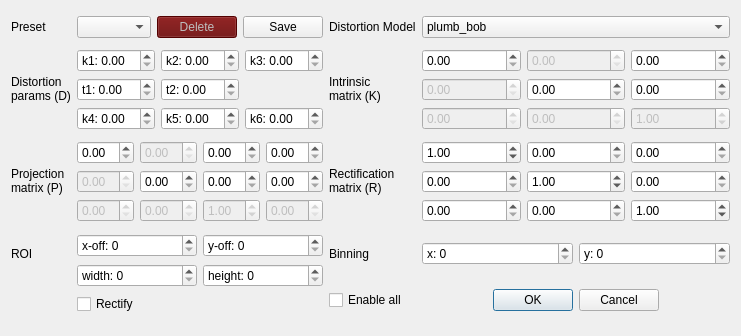
<?xml version="1.0" encoding="UTF-8"?>
<ui version="4.0">
 <class>CameraInfoSettingsDialogUi</class>
 <widget class="QDialog" name="CameraInfoSettingsDialogUi">
  <property name="geometry">
   <rect>
    <x>0</x>
    <y>0</y>
    <width>741</width>
    <height>336</height>
   </rect>
  </property>
  <property name="sizePolicy">
   <sizepolicy hsizetype="Fixed" vsizetype="Fixed">
    <horstretch>0</horstretch>
    <verstretch>0</verstretch>
   </sizepolicy>
  </property>
  <property name="windowTitle">
   <string>Dialog</string>
  </property>
  <layout class="QGridLayout" name="gridLayout">
   <item row="2" column="1">
    <layout class="QGridLayout" name="projectionMatrixLayout">
     <item row="4" column="0">
      <widget class="QDoubleSpinBox" name="P9">
       <property name="enabled">
        <bool>false</bool>
       </property>
      </widget>
     </item>
     <item row="4" column="1">
      <widget class="QDoubleSpinBox" name="P10">
       <property name="enabled">
        <bool>false</bool>
       </property>
      </widget>
     </item>
     <item row="3" column="1">
      <widget class="QDoubleSpinBox" name="P6">
       <property name="toolTip">
        <string>fy'</string>
       </property>
      </widget>
     </item>
     <item row="0" column="0">
      <widget class="QDoubleSpinBox" name="P1">
       <property name="toolTip">
        <string>fx'</string>
       </property>
      </widget>
     </item>
     <item row="0" column="1">
      <widget class="QDoubleSpinBox" name="P2">
       <property name="enabled">
        <bool>false</bool>
       </property>
       <property name="maximum">
        <double>99.989999999999995</double>
       </property>
      </widget>
     </item>
     <item row="4" column="2">
      <widget class="QDoubleSpinBox" name="P11">
       <property name="enabled">
        <bool>false</bool>
       </property>
       <property name="value">
        <double>1.000000000000000</double>
       </property>
      </widget>
     </item>
     <item row="0" column="2">
      <widget class="QDoubleSpinBox" name="P3">
       <property name="toolTip">
        <string>cx'</string>
       </property>
      </widget>
     </item>
     <item row="3" column="0">
      <widget class="QDoubleSpinBox" name="P5">
       <property name="enabled">
        <bool>false</bool>
       </property>
      </widget>
     </item>
     <item row="3" column="2">
      <widget class="QDoubleSpinBox" name="P7">
       <property name="toolTip">
        <string>cy'</string>
       </property>
      </widget>
     </item>
     <item row="0" column="3">
      <widget class="QDoubleSpinBox" name="P4">
       <property name="toolTip">
        <string>Tx</string>
       </property>
      </widget>
     </item>
     <item row="3" column="3">
      <widget class="QDoubleSpinBox" name="P8">
       <property name="toolTip">
        <string>Ty</string>
       </property>
      </widget>
     </item>
     <item row="4" column="3">
      <widget class="QDoubleSpinBox" name="P12">
       <property name="enabled">
        <bool>false</bool>
       </property>
      </widget>
     </item>
    </layout>
   </item>
   <item row="3" column="3">
    <layout class="QHBoxLayout" name="binningLayout">
     <item>
      <widget class="QSpinBox" name="binning_x">
       <property name="prefix">
        <string>x: </string>
       </property>
      </widget>
     </item>
     <item>
      <widget class="QSpinBox" name="binning_y">
       <property name="prefix">
        <string>y: </string>
       </property>
      </widget>
     </item>
    </layout>
   </item>
   <item row="1" column="2">
    <widget class="QLabel" name="intrinsicMatrixLabel">
     <property name="text">
      <string>&lt;html&gt;&lt;head/&gt;&lt;body&gt;&lt;p&gt;Intrinsic&lt;br/&gt;matrix (K)&lt;/p&gt;&lt;/body&gt;&lt;/html&gt;</string>
     </property>
    </widget>
   </item>
   <item row="3" column="0">
    <widget class="QLabel" name="roiLabel">
     <property name="text">
      <string>ROI</string>
     </property>
    </widget>
   </item>
   <item row="1" column="3">
    <layout class="QGridLayout" name="intrinsicMatrixLayout">
     <item row="4" column="0">
      <widget class="QDoubleSpinBox" name="K7">
       <property name="enabled">
        <bool>false</bool>
       </property>
       <property name="statusTip">
        <string/>
       </property>
      </widget>
     </item>
     <item row="0" column="2">
      <widget class="QDoubleSpinBox" name="K3">
       <property name="toolTip">
        <string>cx</string>
       </property>
       <property name="statusTip">
        <string/>
       </property>
      </widget>
     </item>
     <item row="3" column="2">
      <widget class="QDoubleSpinBox" name="K6">
       <property name="toolTip">
        <string>cy</string>
       </property>
       <property name="statusTip">
        <string/>
       </property>
      </widget>
     </item>
     <item row="4" column="1">
      <widget class="QDoubleSpinBox" name="K8">
       <property name="enabled">
        <bool>false</bool>
       </property>
       <property name="statusTip">
        <string/>
       </property>
      </widget>
     </item>
     <item row="0" column="0">
      <widget class="QDoubleSpinBox" name="K1">
       <property name="toolTip">
        <string>fx</string>
       </property>
       <property name="statusTip">
        <string/>
       </property>
      </widget>
     </item>
     <item row="0" column="1">
      <widget class="QDoubleSpinBox" name="K2">
       <property name="enabled">
        <bool>false</bool>
       </property>
       <property name="statusTip">
        <string/>
       </property>
      </widget>
     </item>
     <item row="3" column="0">
      <widget class="QDoubleSpinBox" name="K4">
       <property name="enabled">
        <bool>false</bool>
       </property>
       <property name="statusTip">
        <string/>
       </property>
      </widget>
     </item>
     <item row="3" column="1">
      <widget class="QDoubleSpinBox" name="K5">
       <property name="toolTip">
        <string>fy</string>
       </property>
       <property name="statusTip">
        <string/>
       </property>
      </widget>
     </item>
     <item row="4" column="2">
      <widget class="QDoubleSpinBox" name="K9">
       <property name="enabled">
        <bool>false</bool>
       </property>
       <property name="statusTip">
        <string/>
       </property>
       <property name="value">
        <double>1.000000000000000</double>
       </property>
      </widget>
     </item>
    </layout>
   </item>
   <item row="2" column="3">
    <layout class="QGridLayout" name="rectificationMatrixLayout">
     <item row="3" column="0">
      <widget class="QDoubleSpinBox" name="R4">
       <property name="enabled">
        <bool>true</bool>
       </property>
      </widget>
     </item>
     <item row="3" column="1">
      <widget class="QDoubleSpinBox" name="R5">
       <property name="value">
        <double>1.000000000000000</double>
       </property>
      </widget>
     </item>
     <item row="4" column="1">
      <widget class="QDoubleSpinBox" name="R8">
       <property name="enabled">
        <bool>true</bool>
       </property>
      </widget>
     </item>
     <item row="4" column="2">
      <widget class="QDoubleSpinBox" name="R9">
       <property name="enabled">
        <bool>true</bool>
       </property>
       <property name="value">
        <double>1.000000000000000</double>
       </property>
      </widget>
     </item>
     <item row="3" column="2">
      <widget class="QDoubleSpinBox" name="R6"/>
     </item>
     <item row="4" column="0">
      <widget class="QDoubleSpinBox" name="R7">
       <property name="enabled">
        <bool>true</bool>
       </property>
      </widget>
     </item>
     <item row="0" column="0">
      <widget class="QDoubleSpinBox" name="R1">
       <property name="maximum">
        <double>99.989999999999995</double>
       </property>
       <property name="value">
        <double>1.000000000000000</double>
       </property>
      </widget>
     </item>
     <item row="0" column="1">
      <widget class="QDoubleSpinBox" name="R2">
       <property name="enabled">
        <bool>true</bool>
       </property>
      </widget>
     </item>
     <item row="0" column="2">
      <widget class="QDoubleSpinBox" name="R3"/>
     </item>
    </layout>
   </item>
   <item row="0" column="3">
    <widget class="QComboBox" name="distortionModelComboBox">
     <item>
      <property name="text">
       <string>plumb_bob</string>
      </property>
     </item>
     <item>
      <property name="text">
       <string>rational_polynomial</string>
      </property>
     </item>
    </widget>
   </item>
   <item row="1" column="0">
    <widget class="QLabel" name="distortionParamsLabel">
     <property name="text">
      <string>&lt;html&gt;&lt;head/&gt;&lt;body&gt;&lt;p&gt;Distortion&lt;br/&gt;params (D)&lt;/p&gt;&lt;/body&gt;&lt;/html&gt;</string>
     </property>
     <property name="wordWrap">
      <bool>false</bool>
     </property>
    </widget>
   </item>
   <item row="3" column="1" rowspan="2">
    <layout class="QGridLayout" name="roiLayout">
     <item row="2" column="0" colspan="2">
      <widget class="QCheckBox" name="roi_rectify">
       <property name="text">
        <string>Rectify</string>
       </property>
      </widget>
     </item>
     <item row="0" column="0">
      <widget class="QSpinBox" name="roi_x_offset">
       <property name="prefix">
        <string>x-off: </string>
       </property>
      </widget>
     </item>
     <item row="1" column="1">
      <widget class="QSpinBox" name="roi_height">
       <property name="prefix">
        <string>height: </string>
       </property>
      </widget>
     </item>
     <item row="1" column="0">
      <widget class="QSpinBox" name="roi_width">
       <property name="prefix">
        <string>width: </string>
       </property>
      </widget>
     </item>
     <item row="0" column="1">
      <widget class="QSpinBox" name="roi_y_offset">
       <property name="prefix">
        <string>y-off: </string>
       </property>
      </widget>
     </item>
    </layout>
   </item>
   <item row="0" column="1">
    <layout class="QHBoxLayout" name="presetLayout">
     <item>
      <widget class="QComboBox" name="presetComboBox"/>
     </item>
     <item>
      <widget class="QPushButton" name="deletePresetButton">
       <property name="enabled">
        <bool>false</bool>
       </property>
       <property name="sizePolicy">
        <sizepolicy hsizetype="Fixed" vsizetype="Fixed">
         <horstretch>0</horstretch>
         <verstretch>0</verstretch>
        </sizepolicy>
       </property>
       <property name="styleSheet">
        <string notr="true">QPushButton{ background-color : rgb(100,0,0); }</string>
       </property>
       <property name="text">
        <string>Delete</string>
       </property>
      </widget>
     </item>
     <item>
      <widget class="QPushButton" name="savePresetButton">
       <property name="sizePolicy">
        <sizepolicy hsizetype="Fixed" vsizetype="Fixed">
         <horstretch>0</horstretch>
         <verstretch>0</verstretch>
        </sizepolicy>
       </property>
       <property name="text">
        <string>Save</string>
       </property>
      </widget>
     </item>
    </layout>
   </item>
   <item row="0" column="2">
    <widget class="QLabel" name="distortionModelLabel">
     <property name="text">
      <string>Distortion Model</string>
     </property>
    </widget>
   </item>
   <item row="2" column="0">
    <widget class="QLabel" name="projectionMatrixLabel">
     <property name="text">
      <string>&lt;html&gt;&lt;head/&gt;&lt;body&gt;&lt;p&gt;Projection&lt;br/&gt;matrix (P)&lt;/p&gt;&lt;/body&gt;&lt;/html&gt;</string>
     </property>
    </widget>
   </item>
   <item row="0" column="0">
    <widget class="QLabel" name="presetLabel">
     <property name="text">
      <string>Preset</string>
     </property>
    </widget>
   </item>
   <item row="3" column="2">
    <widget class="QLabel" name="binningLabel">
     <property name="text">
      <string>Binning</string>
     </property>
    </widget>
   </item>
   <item row="1" column="1">
    <layout class="QGridLayout" name="distortionMatrixLayout">
     <item row="1" column="1">
      <widget class="QDoubleSpinBox" name="D4">
       <property name="prefix">
        <string>t2: </string>
       </property>
      </widget>
     </item>
     <item row="0" column="1">
      <widget class="QDoubleSpinBox" name="D2">
       <property name="prefix">
        <string>k2: </string>
       </property>
      </widget>
     </item>
     <item row="0" column="0">
      <widget class="QDoubleSpinBox" name="D1">
       <property name="prefix">
        <string>k1: </string>
       </property>
      </widget>
     </item>
     <item row="1" column="0">
      <widget class="QDoubleSpinBox" name="D3">
       <property name="prefix">
        <string>t1: </string>
       </property>
      </widget>
     </item>
     <item row="2" column="0">
      <widget class="QDoubleSpinBox" name="D6">
       <property name="prefix">
        <string>k4: </string>
       </property>
      </widget>
     </item>
     <item row="2" column="1">
      <widget class="QDoubleSpinBox" name="D7">
       <property name="prefix">
        <string>k5: </string>
       </property>
      </widget>
     </item>
     <item row="2" column="2">
      <widget class="QDoubleSpinBox" name="D8">
       <property name="prefix">
        <string>k6: </string>
       </property>
      </widget>
     </item>
     <item row="0" column="2">
      <widget class="QDoubleSpinBox" name="D5">
       <property name="prefix">
        <string>k3: </string>
       </property>
      </widget>
     </item>
    </layout>
   </item>
   <item row="2" column="2">
    <widget class="QLabel" name="rectificationMatrixLabel">
     <property name="text">
      <string>&lt;html&gt;&lt;head/&gt;&lt;body&gt;&lt;p&gt;Rectification&lt;br/&gt;matrix (R)&lt;/p&gt;&lt;/body&gt;&lt;/html&gt;</string>
     </property>
    </widget>
   </item>
   <item row="4" column="2">
    <widget class="QCheckBox" name="enableAllCheckBox">
     <property name="text">
      <string>Enable all</string>
     </property>
    </widget>
   </item>
   <item row="4" column="3">
    <widget class="QDialogButtonBox" name="confirmButtonBox">
     <property name="standardButtons">
      <set>QDialogButtonBox::Cancel|QDialogButtonBox::Ok</set>
     </property>
     <property name="centerButtons">
      <bool>true</bool>
     </property>
    </widget>
   </item>
  </layout>
 </widget>
 <resources/>
 <connections/>
</ui>
